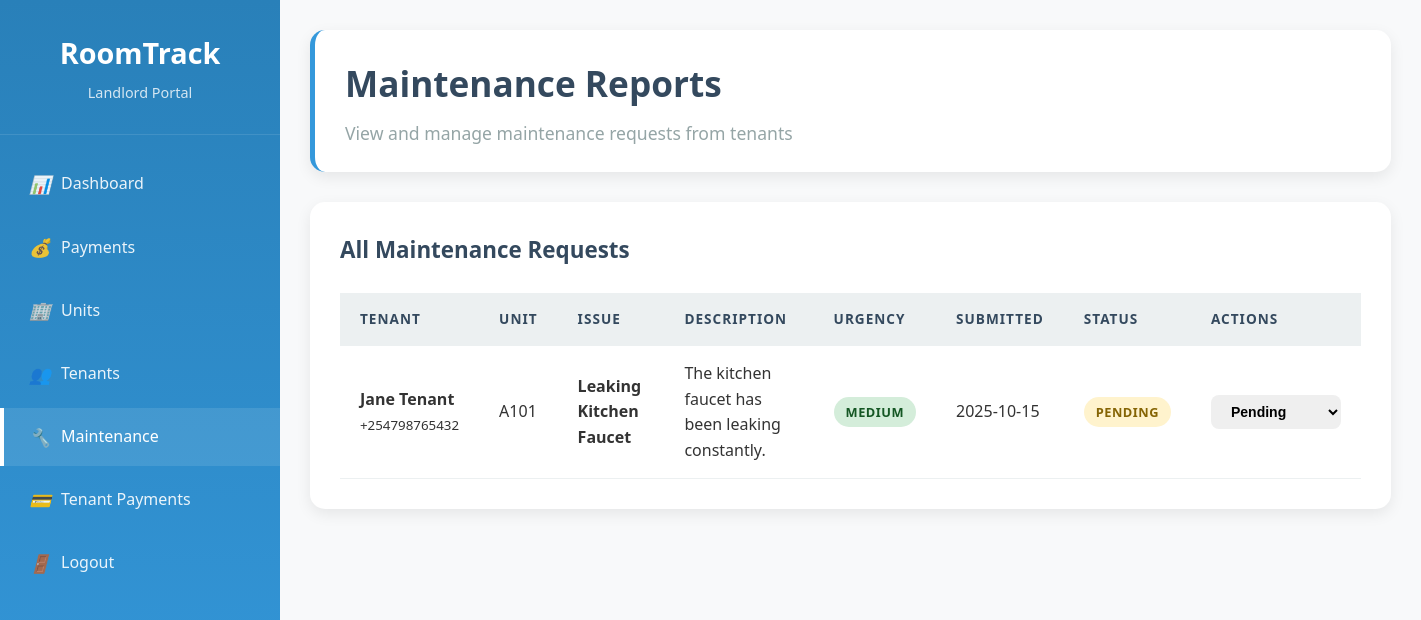
The page /landlord/maintenance-reports (signed in) on the database as committed earlier.
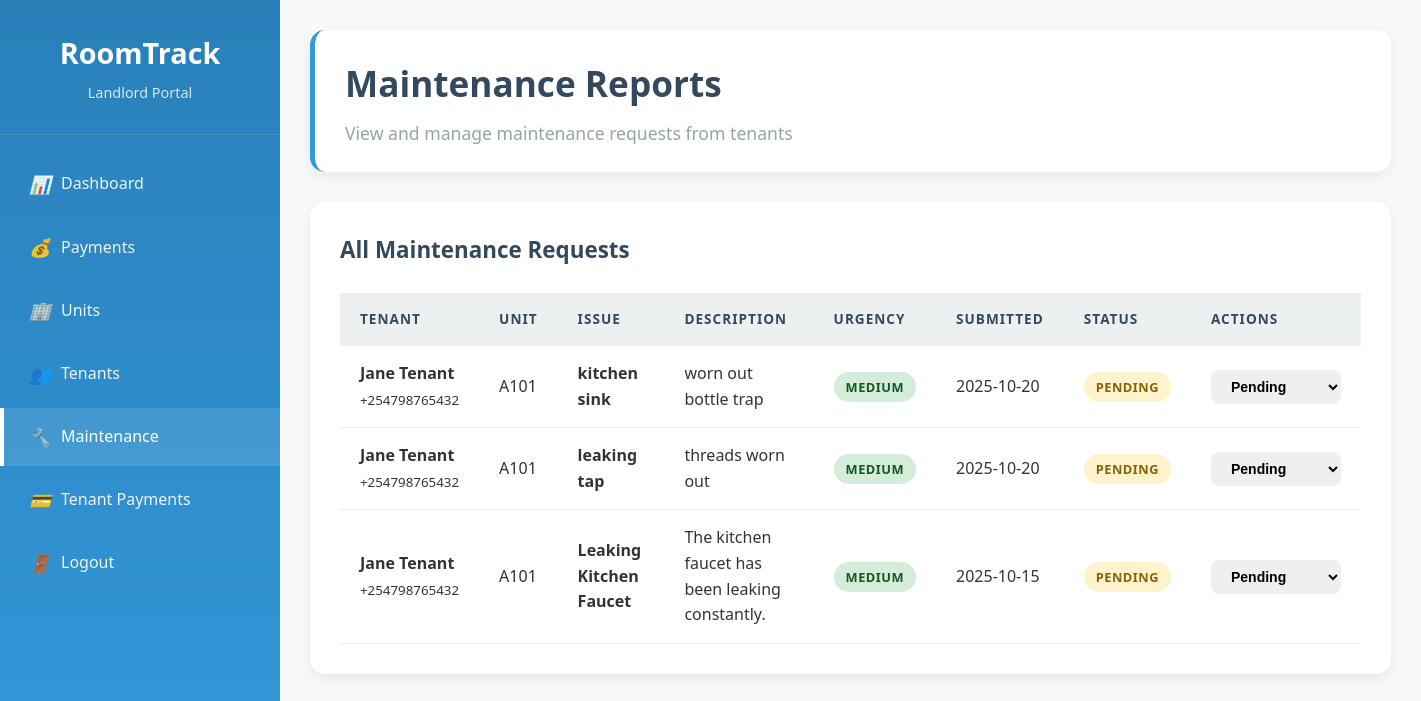
The same page on the database as committed later.
### models.py (models this page shows)
class MaintenanceRequest(db.Model):
    id = db.Column(db.Integer, primary_key=True)
    tenant_id = db.Column(db.Integer, db.ForeignKey('user.id'), nullable=False)
    unit_id = db.Column(db.Integer, db.ForeignKey('unit.id'), nullable=False)
    title = db.Column(db.String(200), nullable=False)
    description = db.Column(db.Text, nullable=False)
    urgency = db.Column(db.String(20), default='medium')  # low, medium, high, emergency
    status = db.Column(db.String(20), default='pending')  # pending, in_progress, completed
    created_at = db.Column(db.DateTime, default=datetime.utcnow)
    updated_at = db.Column(db.DateTime, default=datetime.utcnow, onupdate=datetime.utcnow)

class User(UserMixin, db.Model):
    id = db.Column(db.Integer, primary_key=True)
    username = db.Column(db.String(80), unique=True, nullable=False)
    email = db.Column(db.String(120), unique=True, nullable=False)
    password = db.Column(db.String(200), nullable=False)
    role = db.Column(db.String(20), nullable=False)  # admin, landlord, tenant
    full_name = db.Column(db.String(200))
    id_number = db.Column(db.String(50))
    passport_number = db.Column(db.String(50))
    phone = db.Column(db.String(20))
    created_at = db.Column(db.DateTime, default=datetime.utcnow)
    landlord_properties = db.relationship('Property', backref='landlord', lazy=True)
    tenant_leases = db.relationship('Lease', backref='tenant', lazy=True, foreign_keys='Lease.tenant_id')
    maintenance_requests = db.relationship('MaintenanceRequest', backref='tenant', lazy=True)

class Unit(db.Model):
    id = db.Column(db.Integer, primary_key=True)
    unit_number = db.Column(db.String(50), nullable=False)
    rent_amount = db.Column(db.Float, nullable=False)
    status = db.Column(db.String(20), default='vacant')  # vacant, occupied
    bedrooms = db.Column(db.Integer, default=1)
    bathrooms = db.Column(db.Integer, default=1)
    square_feet = db.Column(db.Integer)
    property_id = db.Column(db.Integer, db.ForeignKey('property.id'), nullable=False)
    leases = db.relationship('Lease', backref='unit', lazy=True, cascade='all, delete-orphan')
    maintenance_requests = db.relationship('MaintenanceRequest', backref='unit', lazy=True)

### app.py (the view)
@app.route('/landlord/maintenance-reports')
@login_required
def landlord_maintenance_reports():
    if current_user.role != 'landlord':
        return redirect(url_for('index'))
    properties = Property.query.filter_by(landlord_id=current_user.id).all()
    property_ids = [p.id for p in properties]
    maintenance_requests = MaintenanceRequest.query.join(Unit).filter(Unit.property_id.in_(property_ids)).order_by(MaintenanceRequest.created_at.desc()).all()
    return render_template('landlord/maintenance_reports.html', maintenance_requests=maintenance_requests)

### app.py (called while the page is built)
@login_manager.user_loader
def load_user(user_id):
    return User.query.get(int(user_id))

### templates/landlord/maintenance_reports.html (shortened to what this page needs)
<!DOCTYPE html>
<html lang="en">
<head>
    <link rel="stylesheet" href="{{ url_for('static', filename='css/style.css') }}">
</head>
<body>
    <div class="dashboard">
        <div class="sidebar">
            <div class="sidebar-header">
                <h2>RoomTrack</h2>
                <p>Landlord Portal</p>
            </div>
            <ul class="sidebar-nav">
                <li><a href="{{ url_for('landlord_dashboard') }}"><i>📊</i> Dashboard</a></li>
                <li><a href="{{ url_for('landlord_payments') }}"><i>💰</i> Payments</a></li>
                <li><a href="{{ url_for('landlord_units') }}"><i>🏢</i> Units</a></li>
                <li><a href="{{ url_for('landlord_tenants') }}"><i>👥</i> Tenants</a></li>
                <li><a href="#" class="active"><i>🔧</i> Maintenance</a></li>
                <li><a href="{{ url_for('landlord_tenant_payments') }}"><i>💳</i> Tenant Payments</a></li>
                <li><a href="{{ url_for('logout') }}"><i>🚪</i> Logout</a></li>
            </ul>
        </div>
        <div class="main-content">
            <div class="header">
                <h1>Maintenance Reports</h1>
                <p>View and manage maintenance requests from tenants</p>
            </div>
            <div class="table-container">
                <h3>All Maintenance Requests</h3>
                {% if maintenance_requests %}
                <table>
                    <thead>
                        <tr>
                            <th>Tenant</th>
                            <th>Unit</th>
                            <th>Issue</th>
                            <th>Description</th>
                            <th>Urgency</th>
                            <th>Submitted</th>
                            <th>Status</th>
                            <th>Actions</th>
                        </tr>
                    </thead>
                    <tbody>
                        {% for request in maintenance_requests %}
                        <tr>
                            <td>
                                <strong>{{ request.tenant.full_name }}</strong><br>
                                <small>{{ request.tenant.phone or 'No phone' }}</small>
                            </td>
                            <td>{{ request.unit.unit_number }}</td>
                            <td><strong>{{ request.title }}</strong></td>
                            <td>{{ request.description[:100] }}{% if request.description|length > 100 %}...{% endif %}</td>
                            <td>
                                <span class="status-badge
                                    {% if request.urgency == 'emergency' %}status-rejected
                                    {% elif request.urgency == 'high' %}status-pending
                                    {% elif request.urgency == 'medium' %}status-active
                                    {% else %}status-vacant{% endif %}">
                                    {{ request.urgency|title }}
                                </span>
                            </td>
                            <td>{{ request.created_at.strftime('%Y-%m-%d') }}</td>
                            <td>
                                <span class="status-badge status-{{ request.status }}">
                                    {{ request.status|title }}
                                </span>
                            </td>
                            <td>
                                <select onchange="updateMaintenanceStatus({{ request.id }}, this.value)" class="btn btn-sm">
                                    <option value="pending" {% if request.status == 'pending' %}selected{% endif %}>Pending</option>
                                </select>
                            </td>
                        </tr>
                        {% endfor %}
                    </tbody>
                </table>
                {% else %}
                <div class="text-center p-20">
                    <h3>No Maintenance Requests</h3>
                    <p>No maintenance requests have been submitted yet.</p>
                </div>
                {% endif %}
            </div>
        </div>
    </div>
</body>
</html>

### static/css/style.css (style rules this page uses)
:root { --primary-blue: #3498db; --dark-blue: #2980b9; --light-blue: #ecf0f1; --white: #ffffff; --gray: #95a5a6; --dark-gray: #34495e; --success: #27ae60; --warning: #f39c12; --danger: #e74c3c; --light-gray: #f8f9fa; }
* { margin: 0; padding: 0; box-sizing: border-box; }
body { font-family: 'Segoe UI', Tahoma, Geneva, Verdana, sans-serif; background-color: var(--light-gray); color: #333; line-height: 1.6; }
.btn { padding: 12px 30px; border: none; border-radius: 8px; font-size: 16px; font-weight: 600; cursor: pointer; transition: all 0.3s ease; text-decoration: none; display: inline-flex; align-items: center; justify-content: center; gap: 8px; }
.btn-sm { padding: 8px 16px; font-size: 14px; }
.dashboard { display: flex; min-height: 100vh; }
.sidebar { width: 280px; background: linear-gradient(180deg, var(--dark-blue), var(--primary-blue)); color: var(--white); padding: 0; position: fixed; height: 100vh; overflow-y: auto; }
.sidebar-header { padding: 30px 25px; border-bottom: 1px solid rgba(255,255,255,0.1); text-align: center; }
.sidebar-header h2 { color: var(--white); margin-bottom: 5px; font-size: 1.8em; }
.sidebar-header p { color: rgba(255,255,255,0.8); font-size: 0.9em; }
.sidebar-nav { list-style: none; margin-top: 20px; }
.sidebar-nav li { margin-bottom: 5px; }
.sidebar-nav a { display: flex; align-items: center; padding: 15px 25px; color: rgba(255,255,255,0.9); text-decoration: none; transition: all 0.3s ease; border-left: 4px solid transparent; }
.sidebar-nav a:hover, .sidebar-nav a.active { background: rgba(255,255,255,0.1); color: var(--white); border-left-color: var(--white); }
.sidebar-nav i { margin-right: 12px; width: 20px; text-align: center; font-size: 1.1em; }
.main-content { flex: 1; margin-left: 280px; padding: 30px; background-color: var(--light-gray); min-height: 100vh; }
.header { background: var(--white); padding: 25px 30px; border-radius: 15px; box-shadow: 0 5px 15px rgba(0,0,0,0.08); margin-bottom: 30px; border-left: 5px solid var(--primary-blue); }
.header h1 { color: var(--dark-gray); margin-bottom: 8px; font-size: 2.2em; }
.header p { color: var(--gray); font-size: 1.1em; }
.table-container { background: var(--white); padding: 30px; border-radius: 15px; box-shadow: 0 5px 15px rgba(0,0,0,0.08); overflow: hidden; }
.table-container h3 { color: var(--dark-gray); margin-bottom: 25px; font-size: 1.4em; }
table { width: 100%; border-collapse: collapse; margin-top: 10px; }
th, td { padding: 15px 20px; text-align: left; border-bottom: 1px solid var(--light-blue); }
th { background-color: var(--light-blue); color: var(--dark-gray); font-weight: 600; text-transform: uppercase; font-size: 0.85em; letter-spacing: 1px; }
.status-badge { padding: 6px 12px; border-radius: 20px; font-size: 0.8em; font-weight: 600; text-transform: uppercase; letter-spacing: 0.5px; }
.status-pending { background-color: #fff3cd; color: #856404; }
.status-active { background-color: #d4edda; color: #155724; }

Rows that differ between the two databases and show on the page:
added MaintenanceRequest: tenant.full_name "Jane Tenant", tenant "+254798765432", unit.unit_number "A101", title "kitchen sink", description "worn out bottle trap", urgency "MEDIUM", created_at "2025-10-20", status "PENDING", status+id "Pending"
added MaintenanceRequest: tenant.full_name "Jane Tenant", tenant "+254798765432", unit.unit_number "A101", title "leaking tap", description "threads worn out", urgency "MEDIUM", created_at "2025-10-20", status "PENDING", status+id "Pending"
